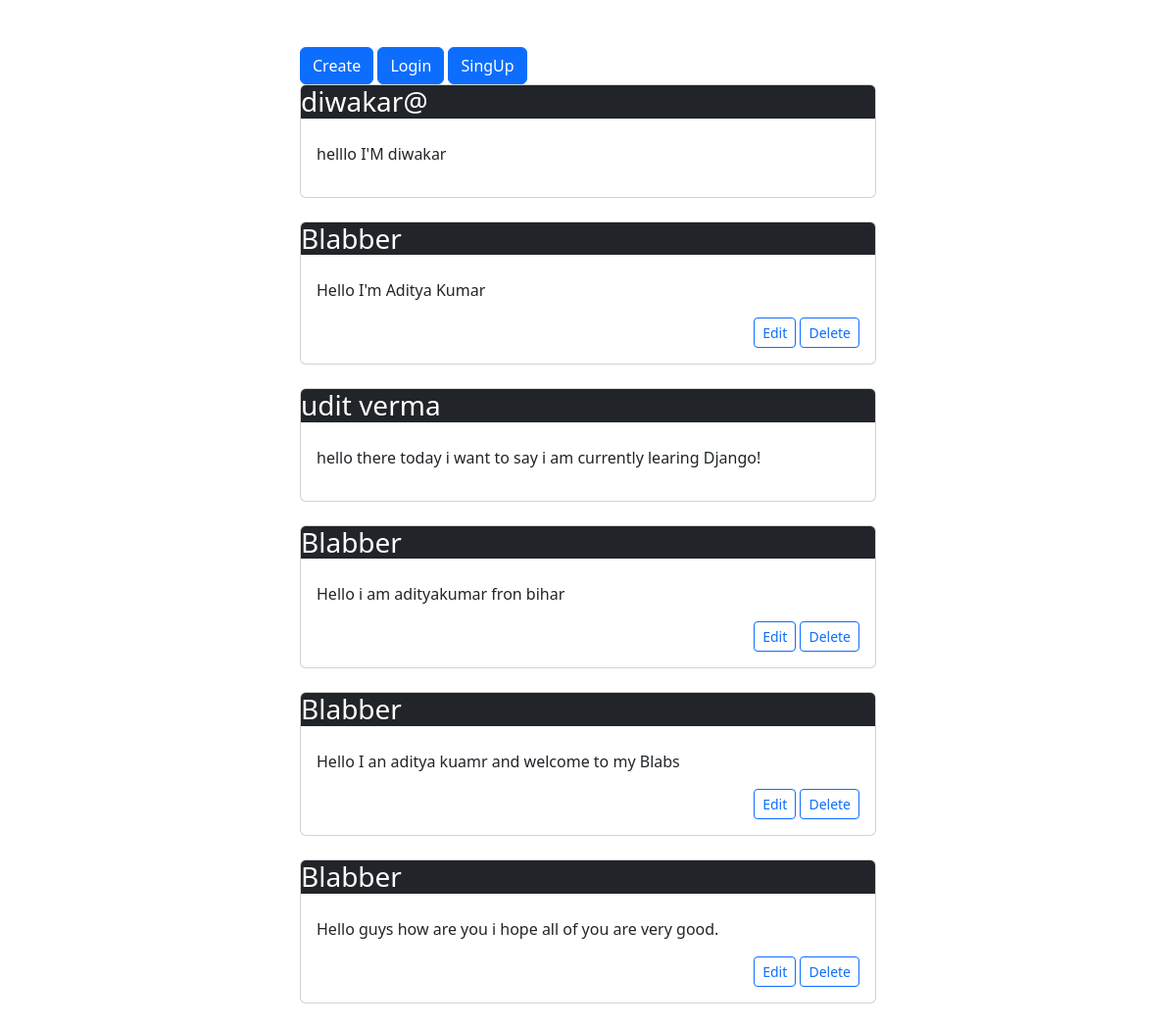
The app's page / (signed in) with its own data.
### blabs/models.py (models this page shows, shortened)
class Post(models.Model):
    user = models.ForeignKey(User, on_delete=models.CASCADE)
    text = models.TextField(max_length=1000)
    created_at = models.DateTimeField(auto_now_add=True)

### blabs/views.py (the view)
# urls.py: path('', views.post_list, name='post_list'),
@login_required
def post_list(request):
    all_posts = Post.objects.all().order_by('-created_at')
    return render(request, 'feed.html', {'posts': all_posts})

### blabs/templates/feed.html (shortened to what this page needs)
<!DOCTYPE html>
<html lang="en">
  <head>
    <link href="https://cdn.jsdelivr.net/npm/bootstrap@5.3.8/dist/css/bootstrap.min.css" rel="stylesheet" />
  </head>
  <body>
    <div class="row justify-content-center mt-5">
      <div class="col-12 col-md-6 col-lg-6">
        {% block content %}
          <a href="/create/" class="btn btn-primary">Create</a>
          <a href="/login/" class="btn btn-primary">Login</a>
          <a href="/signup/" class="btn btn-primary">SingUp</a>
          {% for i in posts %}
            <div class="card overflow-auto mb-4">
              <div class="card-headed">
                <h3 class="bg-dark text-white">{{ i.user }}</h3>
              </div>
              <div class="card-body">
                <p>{{ i.text }}</p>
                {% if i.user == request.user %}
                  <div class="text-end">
                    <a href="{% url 'edit_post' i.id %}" class="btn btn-sm btn-outline-primary">Edit</a>
                    <a href="{% url 'edit_post' i.id %}" class="btn btn-sm btn-outline-primary">Delete</a>
                  </div>
                {% endif %}
              </div>
            </div>
          {% empty %}
            <p>No Post avilable</p>
          {% endfor %}
        {% endblock %}
      </div>
    </div>
  </body>
</html>

### records on screen
Post: user "diwakar@", text "helllo I'M diwakar"
Post: user "Blabber", text "Hello I'm Aditya Kumar", shows "Edit"
Post: user "udit verma", text "hello there today i want to say i am currently learing Django!"
Post: user "Blabber", text "Hello i am adityakumar fron bihar", shows "Edit"
Post: user "Blabber", text "Hello I an aditya kuamr and welcome to my Blabs", shows "Edit"
Post: user "Blabber", text "Hello guys how are you i hope all of you are very good.", shows "Edit"
